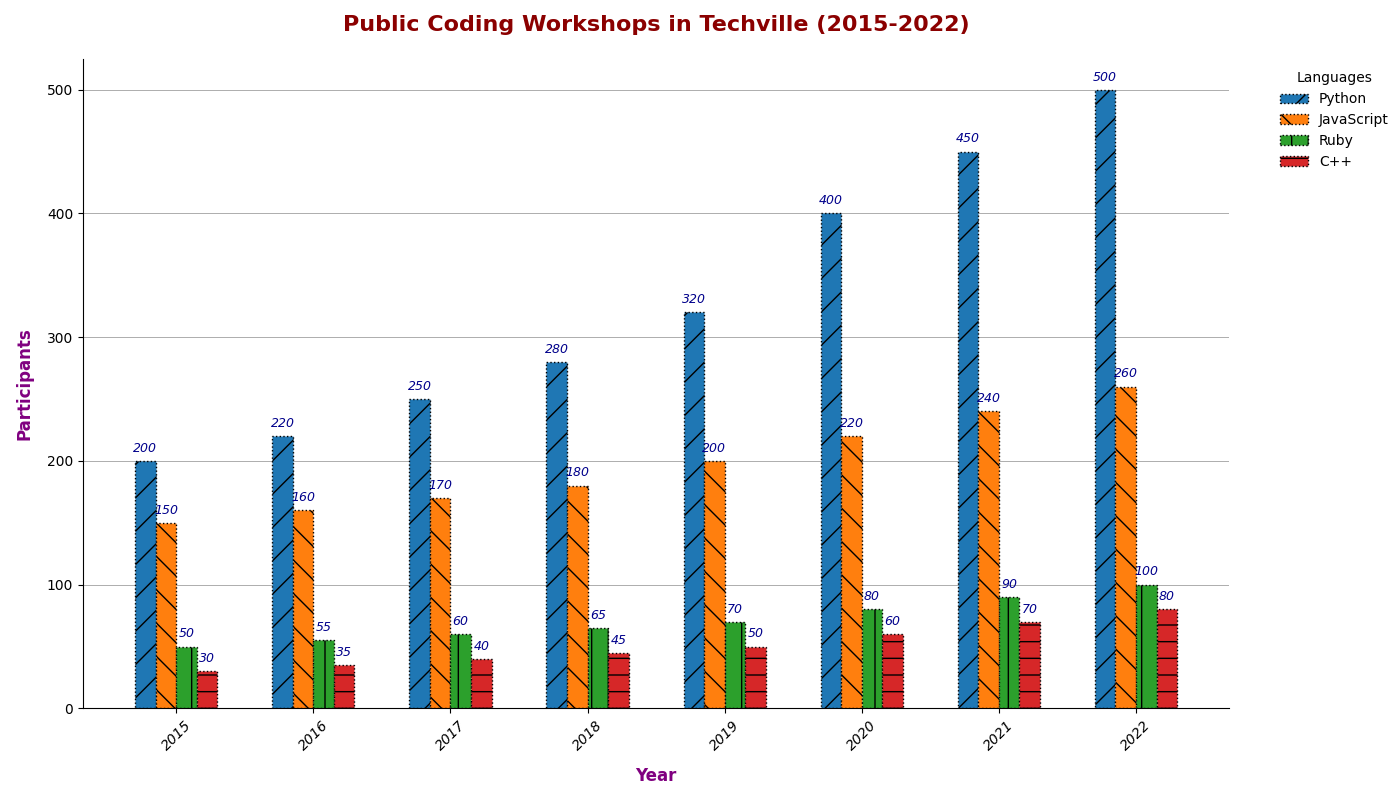

The script that drew this image:
import matplotlib.pyplot as plt
import numpy as np

# Data Setup
years = np.array(['2015', '2016', '2017', '2018', '2019', '2020', '2021', '2022'])
languages = ['Python', 'JavaScript', 'Ruby', 'C++']
participants = np.array([
    [200, 150, 50, 30],
    [220, 160, 55, 35],
    [250, 170, 60, 40],
    [280, 180, 65, 45],
    [320, 200, 70, 50],
    [400, 220, 80, 60],
    [450, 240, 90, 70],
    [500, 260, 100, 80],
])

# Setup the figure and subplots
fig, ax = plt.subplots(figsize=(14, 8))

# Bar width
bar_width = 0.15

# X positions for groups
x = np.arange(len(years))

# Plot each language's data with different patterns and marker styles
patterns = ['/', '\\', '|', '-']
marker_styles = ['o', 's', 'D', '*']

for i, language in enumerate(languages):
    ax.bar(x + i * bar_width, participants[:, i], width=bar_width, 
           label=language, hatch=patterns[i % len(patterns)], edgecolor='black', linestyle='dotted')

# Add data annotations with an altered font style
for i, year_data in enumerate(participants):
    for j, value in enumerate(year_data):
        ax.text(i + j * bar_width, value + 5, str(value), ha='center', va='bottom', fontsize=9, color='darkblue', fontstyle='italic')

# Set labels, title, and legend
ax.set_xlabel('Year', fontsize=12, labelpad=10, fontweight='bold', color='purple')
ax.set_ylabel('Participants', fontsize=12, labelpad=10, fontweight='bold', color='purple')
ax.set_title('Public Coding Workshops in Techville (2015-2022)', fontsize=16, fontweight='bold', color='darkred', pad=20)

# Set custom ticks and rotate them for better readability
ax.set_xticks(x + bar_width * 1.5)
ax.set_xticklabels(years, rotation=45, fontstyle='italic')

# Modify legend's position and border
ax.legend(title='Languages', loc='upper right', bbox_to_anchor=(1.15, 1), frameon=False)

# Add custom grid lines
ax.yaxis.grid(True, linestyle='-', linewidth=0.5, color='gray', alpha=0.9)
ax.set_axisbelow(True)

# Suppress the top and right spines
ax.spines['top'].set_visible(False)
ax.spines['right'].set_visible(False)

# Automatically adjust layout for clarity
plt.tight_layout()

# Display the plot
plt.show()
